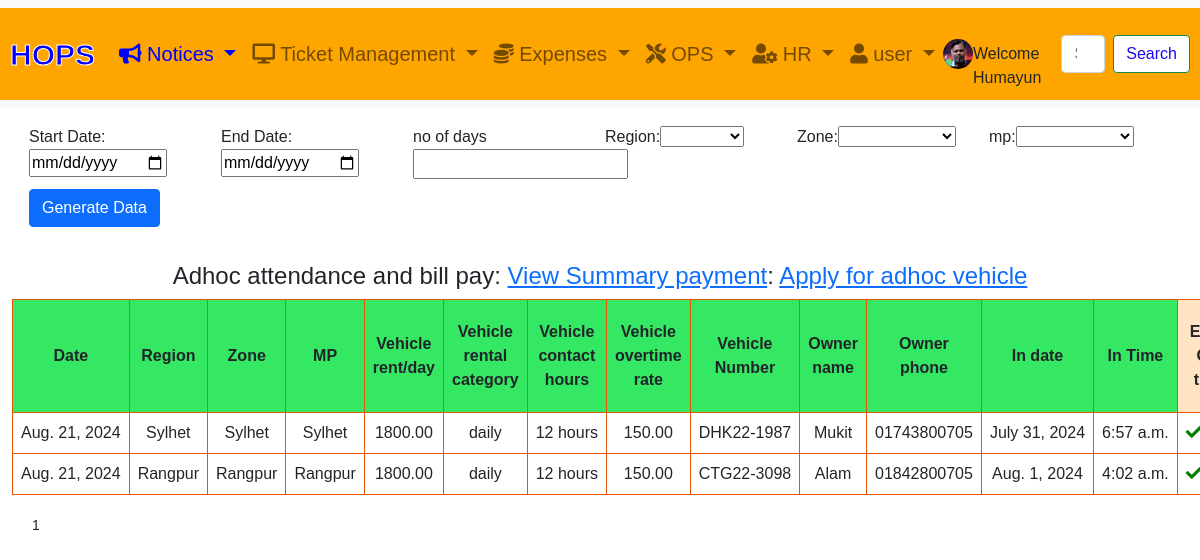
/vehicle/view_adhoc_attendance2/ (signed in), run on an earlier commit of the app's database.
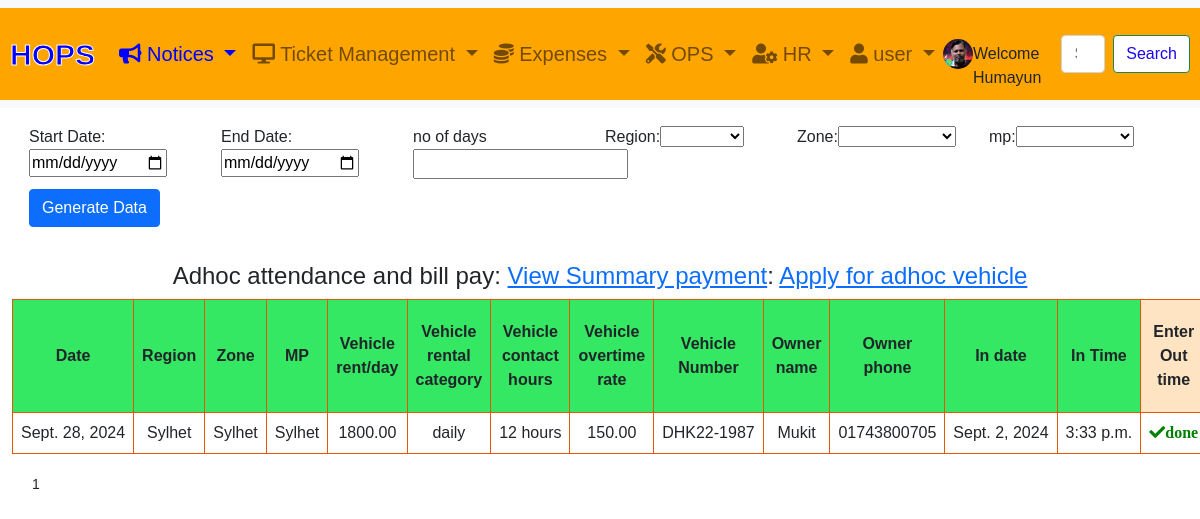
And on a later commit of the database.
### vehicle/models.py (models this page shows, shortened)
class AdhocVehicleAttendance(models.Model):
    vehicle = models.ForeignKey(AddVehicleInfo, related_name='vehicle_attendance', on_delete=models.CASCADE)
    vehicle_running_data = models.ForeignKey(VehicleRuniningData, related_name='vehicle_running_data', on_delete=models.CASCADE, null=True, blank=True)
    vehicle_fault = models.ForeignKey(Vehiclefault, related_name="vehicle_fault", on_delete=models.CASCADE, null=True, blank=True)
    adhoc_in_date = models.DateField(null=True, blank=True)
    adhoc_in_time = models.TimeField(null=True, blank=True)
    adhoc_out_date = models.DateField(null=True, blank=True)
    adhoc_out_time = models.TimeField(null=True, blank=True)
    adhoc_working_hours = models.FloatField(null=True, blank=True)
    adhoc_vehicle_base_bill_amount = models.DecimalField(max_digits=10, decimal_places=2, null=True, blank=True)
    adhoc_vehicle_overtime_bill_amount = models.DecimalField(max_digits=10, decimal_places=2, null=True, blank=True)
    adhoc_vehicle_total_bill_amount = models.DecimalField(max_digits=10, decimal_places=2, null=True, blank=True)
    adhoc_payment = models.ForeignKey(AdhocVehiclePayment, related_name='adhoc_vehicle_payment_ref', on_delete=models.CASCADE, null=True, blank=True)
    adhoc_due_amount = models.DecimalField(max_digits=10, decimal_places=2, null=True, blank=True)
    adhoc_requisition_vehicle = models.ForeignKey(AdhocVehicleRequisition, related_name='adhoc_vehicle_requisition_ref', on_delete=models.CASCADE, null=True, blank=True)
    created_at = models.DateField(default=timezone.now)

class AddVehicleInfo(models.Model):
    region = models.CharField(max_length=100,choices=REGION_CHOICES,null=True,blank=True)
    zone = models.CharField(max_length=100,choices=ZONE_CHOICES,null=True,blank=True)
    mp = models.CharField(max_length=100,choices=MP_CHOICES,null=True,blank=True)
    vehicle_id = models.CharField(max_length=50, default='None')
    vehicle_add_requester = models.ForeignKey(Customer, related_name='vehicle_add_user', on_delete=models.CASCADE)
    vehicle_owner_name= models.CharField(max_length=50, default='None')
    vehilce_owner_mobile_number = models.CharField(max_length=50, default='None')
    vehicle_owner_address = models.TextField(default='None')
    vehicle_owner_company_name = models.CharField(max_length=50, default='None')
    vehicle_reg_number = models.CharField(max_length=50, default='None')
    vehicle_kilometer_commit_per_liter = models.DecimalField(max_digits=10, decimal_places=2,null=True, blank=True)
    vehicle_money_commit_per_kilometer_gasoline = models.DecimalField(max_digits=10, decimal_places=2,null=True, blank=True)
    vehicle_money_commit_per_kilometer_CNG = models.DecimalField(max_digits=10, decimal_places=2,null=True, blank=True)
    vehicle_max_kilometer_CNG = models.DecimalField(max_digits=10, decimal_places=2,null=True, blank=True)
    vehicle_body_overtime_rate = models.DecimalField(max_digits=10, decimal_places=2,null=True, blank=True)
    vehicle_driver_overtime_rate = models.DecimalField(max_digits=10, decimal_places=2,null=True, blank=True)
    vehicle_joining_date = models.DateField(default=timezone.now)
    vehicle_cancel_date = models.DateField(null=True, blank=True, default=None)
    vehicle_supporting_documents = models.FileField(upload_to='vehicle_supporting_documents/', null=True, blank=True)
    vehicle_fuel_type_choices=[
        ('diesel','diesel'),
        ('octane', 'octane'),
        ('cng','cng'),
        ('taka','taka'),
    ]
    vehicle_fuel_type = models.CharField(max_length=50, choices=vehicle_fuel_type_choices, default='None')
    vehicle_fuel_unit_price = models.DecimalField(max_digits=10, decimal_places=2,null=True, blank=True)
    vehicle_brand_choices=[
        ('toyota_pickup_single','toyota_pickup_single'),
        ('nissan_pickup_single', 'nissan_pickup_single'),
        ('tata_pickup_single','tata_pickup_single'),
        ('toyota_pickup_double','toyota_pickup_double'),
        ('nissan_pickup_double', 'nissan_pickup_double'),
        ('tata_pickup_double','tata_pickup_double'),
        ('toyota_private_car','toyota_private_car'),
        ('toyota_microbus','toyota_microbus'),
        ('others','others')
    ]
    vehicle_brand_name = models.CharField(max_length=50, choices= vehicle_brand_choices,default='None')
    rental_category_choices =[
        ('monthly','monthly'),
        ('daily','daily')
    ]
    vehicle_rental_category = models.CharField(max_length=50, choices=rental_category_choices, default='None')
    vehicle_hour_contact_choices=[
        ('12 hours','12 hour'),
        ('24 hours','24 hours')
    ]
    vehicle_hour_contact = models.CharField(max_length=100,choices=vehicle_hour_contact_choices,null=True,blank=True)
    vehicle_rental_type_choices=[
        ('permanent','permanent'),
        ('adhoc','adhoc')
    ]
    vehicle_rental_type = models.CharField(max_length=50, choices=vehicle_rental_type_choices,null=True,blank=True, default='None')
    vehicle_rent = models.DecimalField(max_digits=10, decimal_places=2,null=True, blank=True)
    vehicle_rent_per_day = models.DecimalField(max_digits=10, decimal_places=2,null=True, blank=True)
    vehicle_operational_mode_choices =[
        ('CM_vehicle','CM_vehicle'),
        ('PM_vehicle','PM_vehicle'),
        ('others','others')
        ]
    vehicle_operational_mode = models.CharField(max_length=50,choices=vehicle_operational_mode_choices, default='None')
    vehicle_status_choice =[
       ('active','active'),
       ('cancel','cancel')
    ]
    vehicle_status = models.CharField(max_length=50, choices=vehicle_status_choice,default='None')
    created_at = models.DateField(default=timezone.now)

### vehicle/views.py (the view, shortened to what this page needs)
# urls.py: path('view_adhoc_attendance2/', views.view_adhoc_attendance2, name='view_adhoc_attendance2'),
@login_required
def view_adhoc_attendance2(request):
    days = None
    start_date = None
    end_date = None
    region = None
    zone = None
    mp = None
    form = AdhocRequisitionStatusForm(request.GET or None)
    adhoc_attendance_data = AdhocVehicleAttendance.objects.filter(vehicle__vehicle_rental_type='adhoc').order_by('-created_at')
    page_obj = None
    paginator = Paginator(adhoc_attendance_data, 5)
    page_number = request.GET.get('page', 1)
    try:
        page_obj = paginator.page(page_number)
    except PageNotAnInteger:
        page_obj = paginator.page(1)
    except EmptyPage:
        page_obj = paginator.page(paginator.num_pages)
    form = AdhocRequisitionStatusForm()
    return render(request, 'vehicle/adhoc_vehicle_management/view_adhoc_attendance2.html',
             {
            'adhoc_attendance_data': adhoc_attendance_data,
            'start_date':start_date,
            'end_start':end_date,
            'days':days,
            'form':form,
            'page_obj':page_obj,
            })

### vehicle/forms.py
class AdhocRequisitionStatusForm(forms.Form):
    start_date = forms.DateField(
        label='Start Date',
        widget=forms.DateInput(attrs={'type': 'date'}),
        required=False
    )
    end_date = forms.DateField(
        label='End Date',
        widget=forms.DateInput(attrs={'type': 'date'}),
        required=False
    )
    days = forms.IntegerField(
        label='Number of Days',
        min_value=1,
        required=False
    )
    region = forms.ChoiceField(
        label='Select Region',
        required=False,
        choices=REGION_CHOICES
    )
    zone = forms.ChoiceField(
        label='Select Zone',
        required=False,
        choices=ZONE_CHOICES
    )
    mp = forms.ChoiceField(
        label='Select MP',
        required=False,
        choices=MP_CHOICES
    )
    vehicle = forms.CharField(
        label='Vehicle',
        required=False,
    )

### dailyexpense/templatetags/duration_filters.py (called while the page is built)
@register.filter
def add(value, arg):
    try:
        return value + arg
    except TypeError:
        return ''

### templates/vehicle/adhoc_vehicle_management/view_adhoc_attendance2.html (shortened to what the changed rows need)
{% extends "base.html" %}
{% load static %}
{% load duration_filters %}
{% block content %}
<div class="container-fluid" id="main-content">
    <div class="row">
        <div class="col">
            <table>
                <thead>
                    <tr>
                        <th class="text-center p-2">Date</th>
                        <th class="text-center p-2">Region</th>
                        <th class="text-center p-2">Zone</th>
                        <th class="text-center p-2">MP</th>
                        <th  class="text-center p-2">Vehicle rent/day</th>
                        <th  class="text-center p-2">Vehicle rental category</th>
                        <th  class="text-center p-2">Vehicle contact hours</th>
                        <th  class="text-center p-2">Vehicle overtime rate</th>
                        <th class="text-center p-2">Vehicle Number</th>
                        <th class="text-center p-2">Owner name</th>
                        <th class="text-center p-2">Owner phone</th>
                        <th class="text-center p-2">In date</th>
                        <th class="text-center p-2">In Time</th>
                        <th class="text-center p-2" style="background-color: bisque;">Enter Out time</th>
                    </tr>
                </thead>
                <tbody>
                    {% for adhoc in adhoc_attendance_data %}
                    <tr>
                        <td class="text-center p-2" style="white-space: nowrap;">{{ adhoc.created_at}}</td>
                        <td class="text-center p-2" style="white-space:nowrap;">{{ adhoc.vehicle.region}}</td>
                        <td class="text-center p-2" style="white-space:nowrap;">{{ adhoc.vehicle.zone}}</td>
                        <td class="text-center p-2" style="white-space:nowrap;">{{ adhoc.vehicle.mp}}</td>
                        <td class="text-center p-2" style="white-space:nowrap;">{{ adhoc.vehicle.vehicle_rent}}</td>
                        <td class="text-center p-2" style="white-space:nowrap;">{{ adhoc.vehicle.vehicle_rental_category}}</td>
                        <td class="text-center p-2" style="white-space:nowrap;">{{ adhoc.vehicle.vehicle_hour_contact}}</td>
                        <td class="text-center p-2" style="white-space:nowrap;">{{ adhoc.vehicle.vehicle_body_overtime_rate}}</td>
                        <td class="text-center p-2" style="white-space:nowrap;">{{ adhoc.vehicle.vehicle_reg_number}}</td>
                        <td class="text-center p-2" style="white-space:nowrap;">{{ adhoc.vehicle.vehicle_owner_name}}</td>
                        <td class="text-center p-2" style="white-space:nowrap;">{{ adhoc.vehicle.vehilce_owner_mobile_number}}</td>
                        <td class="text-center p-2" style="white-space: nowrap;">{{ adhoc.adhoc_in_date }}</td>
                         <td class="text-center p-2"style="white-space: nowrap;">{{ adhoc.adhoc_in_time}}</td>
                        <td class="text-center p-2" style="white-space: nowrap;">
                            {% if adhoc.adhoc_out_time %}
                             <i class="fas fa-check" style="color:green">done</i> </td>
                             {% else %}
                            <button class="btn btn-primary btn-sm updateOutTimeBtn" data-attendance-id="{{ adhoc.id }}">Submit</button>
                            {% endif %}
                    </tr>
                    {% endfor %}
                </tbody>
            </table>
        </div>
    </div>
<div class="pagination" style="padding:10px">
    {% for num in page_obj.paginator.page_range %}
        {% if page_obj.number == num %}
            <span style="margin:10px; font-size:14px">{{ num }}</span>
        {% else %}
            <a style="margin:10px; font-size:14px" href="?page={{ num }}">{{ num }}</a>
        {% endif %}
    {% endfor %}
</div>
</div>
{% endblock %}

What changed in the data, as far as the page shows it:
removed AdhocVehicleAttendance: created_at "Aug. 21, 2024", vehicle.region "Sylhet", vehicle.zone "Sylhet", vehicle.mp "Sylhet", vehicle.vehicle_rent "1800.00", vehicle.vehicle_rental_category "daily", vehicle.vehicle_hour_contact "12 hours", vehicle.vehicle_body_overtime_rate "150.00", vehicle.vehicle_reg_number "DHK22-1987", vehicle.vehicle_owner_name "Mukit", vehicle.vehilce_owner_mobile_number "01743800705", adhoc_in_date "July 31, 2024", adhoc_in_time "6:57 a.m."
removed AdhocVehicleAttendance: created_at "Aug. 21, 2024", vehicle.region "Rangpur", vehicle.zone "Rangpur", vehicle.mp "Rangpur", vehicle.vehicle_rent "1800.00", vehicle.vehicle_rental_category "daily", vehicle.vehicle_hour_contact "12 hours", vehicle.vehicle_body_overtime_rate "150.00", vehicle.vehicle_reg_number "CTG22-3098", vehicle.vehicle_owner_name "Alam", vehicle.vehilce_owner_mobile_number "01842800705", adhoc_in_date "Aug. 1, 2024", adhoc_in_time "4:02 a.m."
added AdhocVehicleAttendance: created_at "Sept. 28, 2024", vehicle.region "Sylhet", vehicle.zone "Sylhet", vehicle.mp "Sylhet", vehicle.vehicle_rent "1800.00", vehicle.vehicle_rental_category "daily", vehicle.vehicle_hour_contact "12 hours", vehicle.vehicle_body_overtime_rate "150.00", vehicle.vehicle_reg_number "DHK22-1987", vehicle.vehicle_owner_name "Mukit", vehicle.vehilce_owner_mobile_number "01743800705", adhoc_in_date "Sept. 2, 2024", adhoc_in_time "3:33 p.m.", adhoc_out_time "done"
